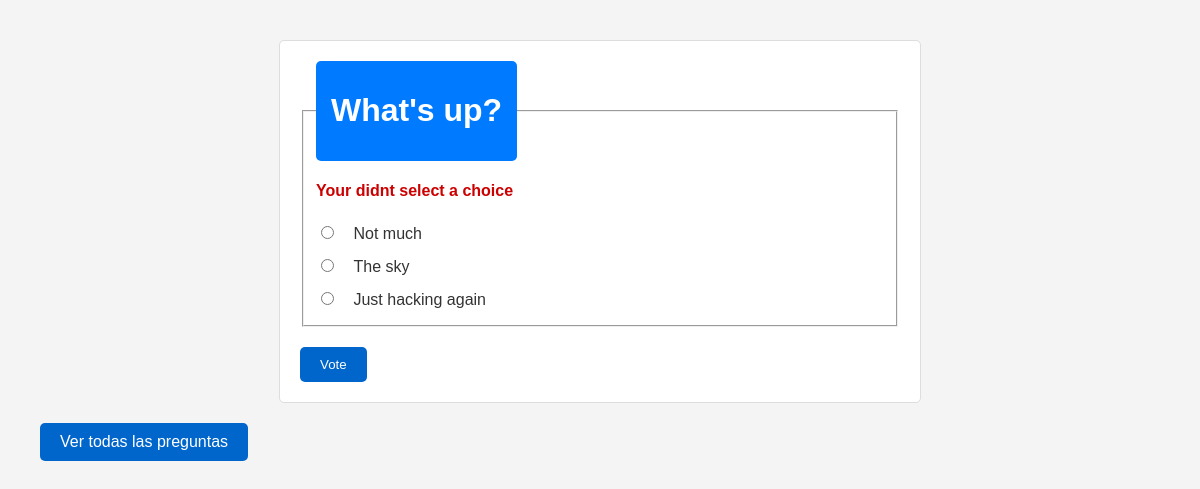
Page /votaciones/1/vote/ on the committed database.
### votaciones/models.py (models this page shows, shortened)
class Question(models.Model):
    question_text = models.CharField(max_length=200)
    pub_date = models.DateTimeField("date published")

class Choice(models.Model):
    question = models.ForeignKey(Question, on_delete=models.CASCADE)
    choice_text = models.CharField(max_length=200)
    votes = models.IntegerField(default=0)

### votaciones/views.py (the view)
# urls.py: path("<int:question_id>/vote/",views.vote, name="vote"),
def vote(request,question_id):
  question = get_object_or_404(Question, pk=question_id)
  try:
    selected_choice = question.choice_set.get(pk=request.POST["choice"])
  except (KeyError, Choice.DoesNotExist):
    return render (request, "votaciones/detail.html", {
      "question": question,
      "error_message": "Your didnt select a choice"
    })
  else:
    selected_choice.votes = F("votes") + 1
    selected_choice.save()
    return HttpResponseRedirect(reverse("votaciones:results", args=(question.id,)))

### votaciones/templates/votaciones/detail.html (shortened to what this page needs)
{% load static %}
<link rel="stylesheet" href="{% static 'votaciones/detail.css' %}" />
<form action="{% url 'votaciones:vote' question.id %}" method="post">
  <fieldset>
    <legend><h1>{{ question.question_text }}</h1></legend>
    {% if error_message %}
    <p><strong>{{ error_message }}</strong></p>
    {% endif %} {% for choice in question.choice_set.all %}
    <input
      type="radio"
      name="choice"
      id="choice{{ forloop.counter }}"
      value="{{ choice.id }}"
    />
    <label for="choice{{ forloop.counter }}">{{ choice.choice_text }}</label
    ><br />
    {% endfor %}
  </fieldset>
  <input type="submit" value="Vote" />
</form>
<a href="{% url 'votaciones:index' %}">Ver todas las preguntas</a>

### votaciones/static/votaciones/detail.css (style rules this page uses)
form { background-color: #ffffff; border: 1px solid #dddddd; padding: 20px; border-radius: 5px; max-width: 600px; margin: auto; }
legend { background-color: #007bff; color: white; padding: 10px 15px; border-radius: 5px; }
label { margin-left: 10px; font-size: 16px; }
input[type="radio"] { margin: 10px 5px; }
input[type="submit"] { background-color: #06c; color: white; padding: 10px 20px; border: none; border-radius: 5px; cursor: pointer; margin-top: 20px; }
p { color: #cc0000; font-weight: bold; }
a { display: inline-block; background-color: #06c; color: white; padding: 10px 20px; border-radius: 5px; text-decoration: none; text-align: center; margin: 20px auto; width: fit-content; }

### rows in the picture
Question: question_text "What's up?"
Choice: choice_text "Not much"
Choice: choice_text "The sky"
Choice: choice_text "Just hacking again"

### other values in the picture
{{ error_message }} "Your didnt select a choice"
